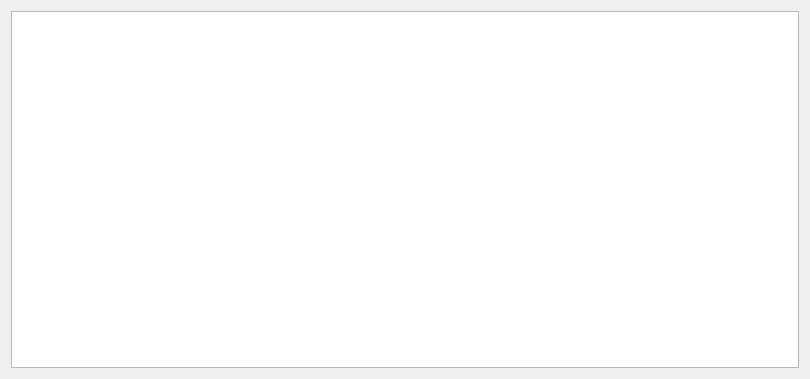
<?xml version="1.0" encoding="UTF-8"?>
<ui version="4.0">
 <class>checkDyagnosisPanel</class>
 <widget class="QDialog" name="checkDyagnosisPanel">
  <property name="geometry">
   <rect>
    <x>0</x>
    <y>0</y>
    <width>810</width>
    <height>379</height>
   </rect>
  </property>
  <property name="windowTitle">
   <string>Dialog</string>
  </property>
  <layout class="QVBoxLayout" name="verticalLayout">
   <item>
    <widget class="QTableWidget" name="table_dyagnosis"/>
   </item>
  </layout>
 </widget>
 <resources/>
 <connections/>
</ui>
